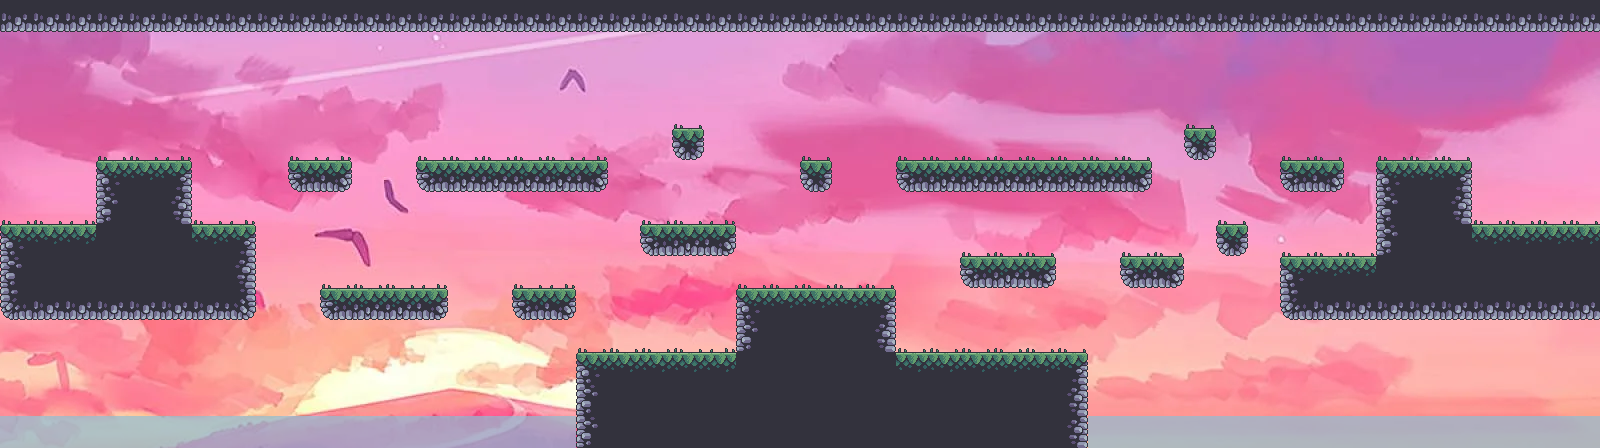

A level layout from a 2D game, rendered from its tile map. Below: a short description, then the map file with tile-grid data replaced by summaries:
An orthogonal 50x14 tile map with 32x32 px tiles, 5 tile layers (Background, Wall, Ground - back, Ground - upper, ...), 4 tilesets and 111 objects.

<map version="1.9" tiledversion="1.9.1" orientation="orthogonal" renderorder="right-down" width="50" height="14" tilewidth="32" tileheight="32" infinite="0" nextlayerid="43" nextobjectid="455">
 <properties>
  <property name="backgroundMusic" value="sound/level1.wav" />
 </properties>
 <tileset firstgid="1" source="outside_sprites.tsx" />
 <tileset firstgid="49" name="water" tilewidth="32" tileheight="32" tilecount="1" columns="1">
  <image source="water.png" width="32" height="32" />
 </tileset>
 <tileset firstgid="50" name="grass_atlas" tilewidth="32" tileheight="32" tilecount="2" columns="2">
  <image source="grass_atlas.png" width="64" height="32" />
 </tileset>
 <tileset firstgid="52" name="lvl2_crop" tilewidth="32" tileheight="32" tilecount="1980" columns="60">
  <image source="lvl2_crop.png" width="1920" height="1080" />
 </tileset>
 <objectgroup id="1" name="Ground">
  <object id="388" x="0" y="224">
   <polyline points="0,0 96,0" />
  </object>
  <object id="389" x="96" y="160">
   <polyline points="0,0 96,0" />
  </object>
  <object id="390" x="192" y="224">
   <polyline points="0,0 64,0" />
  </object>
  <object id="391" x="416" y="160">
   <polyline points="0,0 192,0" />
  </object>
  <object id="392" x="640" y="224">
   <polyline points="0,0 96,0" />
  </object>
  <object id="393" x="320" y="288">
   <polyline points="0,0 128,0" />
  </object>
  <object id="394" x="576" y="352">
   <polyline points="0,0 160,0" />
  </object>
  <object id="395" x="736" y="288">
   <polyline points="0,0 160,0" />
  </object>
  <object id="396" x="896" y="352">
   <polyline points="0,0 192,0" />
  </object>
  <object id="397" x="896" y="160">
   <polyline points="0,0 256,0" />
  </object>
  <object id="398" x="1280" y="256">
   <polyline points="0,0 96,0" />
  </object>
  <object id="399" x="1376" y="160">
   <polyline points="0,0 96,0" />
  </object>
  <object id="401" x="1472" y="224">
   <polyline points="0,0 128,0" />
  </object>
  <object id="438" x="288" y="160">
   <polyline points="0,0 64,0" />
  </object>
  <object id="439" x="512" y="288">
   <polyline points="0,0 64,0" />
  </object>
  <object id="440" x="672" y="128">
   <polyline points="0,0 32,0" />
  </object>
  <object id="441" x="800" y="160">
   <polyline points="0,0 32,0" />
  </object>
  <object id="442" x="1120" y="256">
   <polyline points="0,0 64,0" />
  </object>
  <object id="443" x="960" y="256">
   <polyline points="0,0 96,0" />
  </object>
  <object id="444" x="1216" y="224">
   <polyline points="0,0 32,0" />
  </object>
  <object id="445" x="1184" y="128">
   <polyline points="0,0 32,0" />
  </object>
  <object id="446" x="1280" y="160">
   <polyline points="0,0 64,0" />
  </object>
 </objectgroup>
 <objectgroup id="3" name="Wall">
  <object id="359" x="0" y="32">
   <polyline points="0,0 0,192" />
  </object>
  <object id="360" x="96" y="160">
   <polyline points="0,0 0,64" />
  </object>
  <object id="361" x="192" y="160">
   <polyline points="0,0 0,64" />
  </object>
  <object id="364" x="576" y="352">
   <polyline points="0,0 0,96" />
  </object>
  <object id="365" x="736" y="352">
   <polyline points="0,0 0,-64" />
  </object>
  <object id="366" x="896" y="288">
   <polyline points="0,0 0,64" />
  </object>
  <object id="367" x="1088" y="352">
   <polyline points="0,0 0,96" />
  </object>
  <object id="370" x="1376" y="160">
   <polyline points="0,0 0,96" />
  </object>
  <object id="372" x="1600" y="32">
   <polyline points="0,0 0,192" />
  </object>
  <object id="452" x="1472" y="224">
   <polyline points="0,0 0,-64" />
  </object>
  <object id="453" x="1280" y="320">
   <polyline points="0,0 0,-64" />
  </object>
  <object id="454" x="256" y="224">
   <polyline points="0,0 0,96" />
  </object>
 </objectgroup>
 <objectgroup id="4" name="CliffMarker">
  <object id="346" x="416" y="128">
   <polyline points="0,0 0,32" />
  </object>
  <object id="347" x="608" y="128">
   <polyline points="0,0 0,32" />
  </object>
  <object id="348" x="576" y="352">
   <polyline points="0,0 0,-32" />
  </object>
  <object id="349" x="1088" y="320">
   <polyline points="0,0 0,32" />
  </object>
  <object id="350" x="896" y="128">
   <polyline points="0,0 0,32" />
  </object>
  <object id="355" x="1280" y="256">
   <polyline points="0,0 0,-32" />
  </object>
  <object id="356" x="1472" y="128">
   <polyline points="0,0 0,32" />
  </object>
  <object id="414" x="1599.33" y="192.667">
   <polyline points="0,0 0.666667,31.3333" />
  </object>
  <object id="448" x="1152" y="128">
   <polyline points="0,0 0,32" />
  </object>
  <object id="449" x="256" y="224">
   <polyline points="0,0 0,-32" />
  </object>
  <object id="450" x="320" y="288">
   <polyline points="0,0 0,-32" />
  </object>
  <object id="451" x="448" y="288">
   <polyline points="0,0 0,-32" />
  </object>
 </objectgroup>
 <objectgroup id="5" name="Player">
  <object id="344" x="124" y="133.333" width="19" height="26" />
 </objectgroup>
 <objectgroup id="6" name="Box">
  <object id="337" x="774" y="268" width="25" height="18" />
  <object id="408" x="454.375" y="141.625" width="25" height="18" />
  <object id="411" x="924" y="333" width="25" height="18" />
  <object id="413" x="985" y="141" width="25" height="18" />
 </objectgroup>
 <objectgroup id="7" name="Spike">
  <object id="325" x="320" y="272" width="32" height="16" />
  <object id="332" x="1344" y="240" width="32" height="16" />
 </objectgroup>
 <objectgroup id="8" name="Cannon">
  <object id="318" x="566" y="133" width="40" height="26" />
  <object id="321" x="1109.33" y="133" width="40" height="26" />
  <object id="406" x="854" y="261.333" width="40" height="26" />
 </objectgroup>
 <objectgroup id="9" name="Water">
  <object id="278" x="2" y="387" width="30" height="29" />
  <object id="279" x="32" y="384" width="32" height="32" />
  <object id="280" x="64" y="384" width="32" height="32" />
  <object id="281" x="96" y="384" width="32" height="32" />
  <object id="283" x="128" y="384" width="32" height="32" />
  <object id="284" x="160" y="384" width="32" height="32" />
  <object id="285" x="192" y="384" width="32" height="32" />
  <object id="286" x="224" y="384" width="32" height="32" />
  </objectgroup>
 <objectgroup id="10" name="TreeOne">
  <!-- 21 objects omitted --></objectgroup>
 <objectgroup id="11" name="TreeTwo">
  <!-- 17 objects omitted --></objectgroup>
 <objectgroup id="12" name="TreeThree">
  <!-- 15 objects omitted --></objectgroup>
 <objectgroup id="13" name="Crabby">
  <!-- 11 objects omitted --></objectgroup>
 <objectgroup id="14" name="Shark">
  <!-- 6 objects omitted --></objectgroup>
 <objectgroup id="15" name="PinkStar">
  <!-- 4 objects omitted --></objectgroup>
 <objectgroup id="16" name="BlueDiamond">
  <!-- 3 objects omitted --></objectgroup>
 <objectgroup id="16" name="GreenDiamond">
  <!-- 2 objects omitted --></objectgroup>
 <objectgroup id="17" name="CannonFlip">
  <!-- 1 objects omitted --></objectgroup>
 <objectgroup id="36" name="Barrel" />
 <objectgroup id="37" name="SilverCoin" />
 <objectgroup id="38" name="GoldCoin" />
 <objectgroup id="39" name="Chest" />
 <objectgroup id="40" name="Key" />
 <objectgroup id="41" name="Seashell" />
 <objectgroup id="42" name="SeashellFlip" />
 <layer id="20" name="Background" width="50" height="14">
  <data>[700 cells, 700 non-empty, 700 distinct tile ids]</data>
 </layer>
 <layer id="21" name="Wall" width="50" height="14">
  <data>[700 cells, 0 non-empty, 0 distinct tile ids]</data>
 </layer>
 <layer id="22" name="Ground - back" width="50" height="14">
  <data>[700 cells, 141 non-empty, 7 distinct tile ids]</data>
 </layer>
 <layer id="23" name="Ground - upper" width="50" height="14">
  <data>[700 cells, 117 non-empty, 9 distinct tile ids]</data>
 </layer>
 <layer id="24" name="Objects" width="50" height="14">
  <data>[700 cells, 141 non-empty, 8 distinct tile ids]</data>
 </layer>
</map>
<!-- 47 of 111 objects omitted -->
